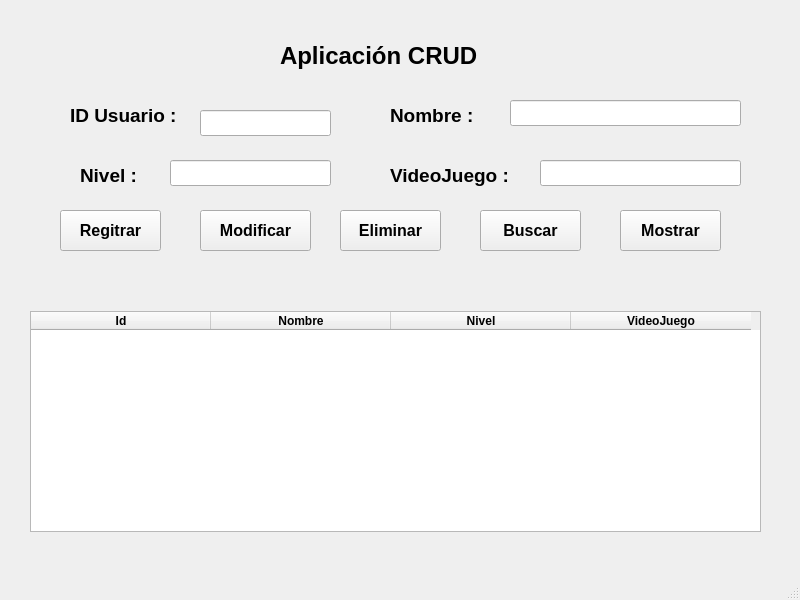
<?xml version="1.0" encoding="UTF-8"?>
<ui version="4.0">
 <class>MainWindow</class>
 <widget class="QMainWindow" name="MainWindow">
  <property name="geometry">
   <rect>
    <x>0</x>
    <y>0</y>
    <width>800</width>
    <height>600</height>
   </rect>
  </property>
  <property name="windowTitle">
   <string>CRUD-Programacion</string>
  </property>
  <widget class="QWidget" name="centralwidget">
   <widget class="QPushButton" name="boton_registrar">
    <property name="geometry">
     <rect>
      <x>60</x>
      <y>210</y>
      <width>101</width>
      <height>41</height>
     </rect>
    </property>
    <property name="font">
     <font>
      <pointsize>12</pointsize>
      <bold>true</bold>
     </font>
    </property>
    <property name="text">
     <string>Regitrar</string>
    </property>
   </widget>
   <widget class="QLabel" name="TITULO">
    <property name="geometry">
     <rect>
      <x>280</x>
      <y>20</y>
      <width>261</width>
      <height>71</height>
     </rect>
    </property>
    <property name="font">
     <font>
      <pointsize>18</pointsize>
      <bold>true</bold>
     </font>
    </property>
    <property name="text">
     <string>Aplicación CRUD</string>
    </property>
   </widget>
   <widget class="QLabel" name="label_2">
    <property name="geometry">
     <rect>
      <x>70</x>
      <y>100</y>
      <width>131</width>
      <height>31</height>
     </rect>
    </property>
    <property name="font">
     <font>
      <pointsize>14</pointsize>
      <bold>true</bold>
     </font>
    </property>
    <property name="text">
     <string>ID Usuario :</string>
    </property>
   </widget>
   <widget class="QLabel" name="label_3">
    <property name="geometry">
     <rect>
      <x>390</x>
      <y>100</y>
      <width>111</width>
      <height>31</height>
     </rect>
    </property>
    <property name="font">
     <font>
      <pointsize>14</pointsize>
      <bold>true</bold>
     </font>
    </property>
    <property name="text">
     <string>Nombre :</string>
    </property>
   </widget>
   <widget class="QLabel" name="label_4">
    <property name="geometry">
     <rect>
      <x>390</x>
      <y>160</y>
      <width>141</width>
      <height>31</height>
     </rect>
    </property>
    <property name="font">
     <font>
      <pointsize>14</pointsize>
      <bold>true</bold>
     </font>
    </property>
    <property name="text">
     <string>VideoJuego :</string>
    </property>
   </widget>
   <widget class="QLabel" name="label_5">
    <property name="geometry">
     <rect>
      <x>80</x>
      <y>160</y>
      <width>71</width>
      <height>31</height>
     </rect>
    </property>
    <property name="font">
     <font>
      <pointsize>14</pointsize>
      <bold>true</bold>
     </font>
    </property>
    <property name="text">
     <string>Nivel :</string>
    </property>
   </widget>
   <widget class="QPushButton" name="boton_modificar">
    <property name="geometry">
     <rect>
      <x>200</x>
      <y>210</y>
      <width>111</width>
      <height>41</height>
     </rect>
    </property>
    <property name="font">
     <font>
      <pointsize>12</pointsize>
      <bold>true</bold>
     </font>
    </property>
    <property name="text">
     <string>Modificar</string>
    </property>
   </widget>
   <widget class="QPushButton" name="boton_eliminar">
    <property name="geometry">
     <rect>
      <x>340</x>
      <y>210</y>
      <width>101</width>
      <height>41</height>
     </rect>
    </property>
    <property name="font">
     <font>
      <pointsize>12</pointsize>
      <bold>true</bold>
     </font>
    </property>
    <property name="text">
     <string>Eliminar</string>
    </property>
   </widget>
   <widget class="QPushButton" name="boton_buscar">
    <property name="geometry">
     <rect>
      <x>480</x>
      <y>210</y>
      <width>101</width>
      <height>41</height>
     </rect>
    </property>
    <property name="font">
     <font>
      <pointsize>12</pointsize>
      <bold>true</bold>
     </font>
    </property>
    <property name="text">
     <string>Buscar</string>
    </property>
   </widget>
   <widget class="QLineEdit" name="digitar_id">
    <property name="geometry">
     <rect>
      <x>200</x>
      <y>110</y>
      <width>131</width>
      <height>26</height>
     </rect>
    </property>
   </widget>
   <widget class="QLineEdit" name="digitar_nombre">
    <property name="geometry">
     <rect>
      <x>510</x>
      <y>100</y>
      <width>231</width>
      <height>26</height>
     </rect>
    </property>
   </widget>
   <widget class="QLineEdit" name="digitar_juego">
    <property name="geometry">
     <rect>
      <x>540</x>
      <y>160</y>
      <width>201</width>
      <height>26</height>
     </rect>
    </property>
   </widget>
   <widget class="QLineEdit" name="digitar_nivel">
    <property name="geometry">
     <rect>
      <x>170</x>
      <y>160</y>
      <width>161</width>
      <height>26</height>
     </rect>
    </property>
   </widget>
   <widget class="QTableWidget" name="tabla_registros">
    <property name="geometry">
     <rect>
      <x>30</x>
      <y>311</y>
      <width>731</width>
      <height>221</height>
     </rect>
    </property>
    <attribute name="horizontalHeaderCascadingSectionResizes">
     <bool>false</bool>
    </attribute>
    <attribute name="horizontalHeaderDefaultSectionSize">
     <number>180</number>
    </attribute>
    <attribute name="horizontalHeaderShowSortIndicator" stdset="0">
     <bool>false</bool>
    </attribute>
    <attribute name="verticalHeaderVisible">
     <bool>false</bool>
    </attribute>
    <column>
     <property name="text">
      <string>Id</string>
     </property>
     <property name="font">
      <font>
       <bold>true</bold>
      </font>
     </property>
    </column>
    <column>
     <property name="text">
      <string>Nombre</string>
     </property>
     <property name="font">
      <font>
       <bold>true</bold>
      </font>
     </property>
    </column>
    <column>
     <property name="text">
      <string>Nivel</string>
     </property>
     <property name="font">
      <font>
       <bold>true</bold>
      </font>
     </property>
    </column>
    <column>
     <property name="text">
      <string>VideoJuego</string>
     </property>
     <property name="font">
      <font>
       <bold>true</bold>
      </font>
     </property>
    </column>
   </widget>
   <widget class="QPushButton" name="boton_mostrar">
    <property name="geometry">
     <rect>
      <x>620</x>
      <y>210</y>
      <width>101</width>
      <height>41</height>
     </rect>
    </property>
    <property name="font">
     <font>
      <pointsize>12</pointsize>
      <bold>true</bold>
     </font>
    </property>
    <property name="text">
     <string>Mostrar</string>
    </property>
   </widget>
   <widget class="QLabel" name="mostrar">
    <property name="geometry">
     <rect>
      <x>40</x>
      <y>270</y>
      <width>321</width>
      <height>31</height>
     </rect>
    </property>
    <property name="text">
     <string/>
    </property>
   </widget>
  </widget>
  <widget class="QMenuBar" name="menubar">
   <property name="geometry">
    <rect>
     <x>0</x>
     <y>0</y>
     <width>800</width>
     <height>25</height>
    </rect>
   </property>
  </widget>
  <widget class="QStatusBar" name="statusbar"/>
 </widget>
 <resources/>
 <connections/>
</ui>
